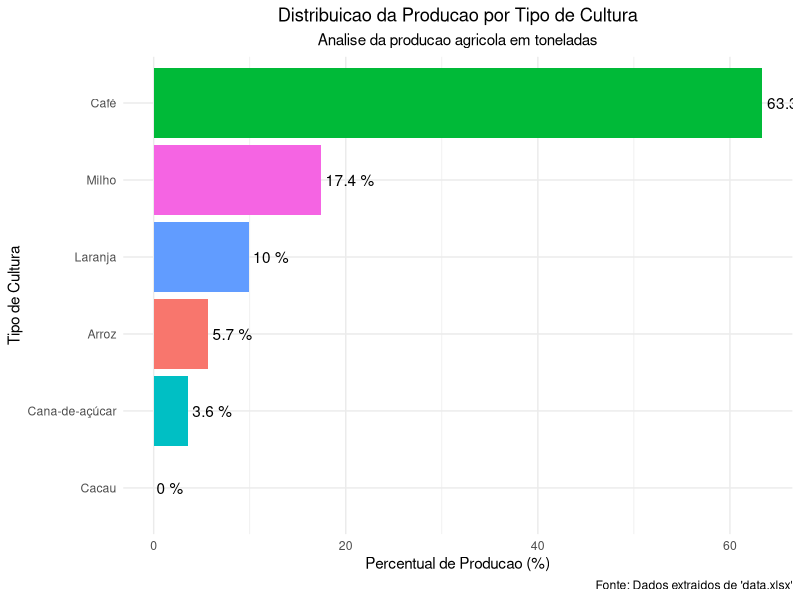

Reproduce this figure in R.
# LuisFillipeEmidio_RM559976_fase2_cap7
# EdersonLuizBadecadosSantos_RM560204_fase2_cap7
# CaioRodriguesCastro_RM559766_fase2_cap7
# FelipeSoaresNascimento_RM560151_fase2_cap7
# LucasFerreiraHillesheim_RM559319_fase2_cap7


if(!require("ggplot2")) install.packages("ggplot2")
if(!require("readxl")) install.packages("readxl")
if(!require("dplyr")) install.packages("dplyr")
options(encoding = "UTF-8")
library(ggplot2)
library(dplyr)
library(readxl)

cat("# Exploratory Data Analysis (EDA)\n")
cat("\n")

## 1. Read data from a CSV file

df <- readxl::read_xlsx("data.xlsx")
production <- df$`Produção (Toneladas)`

cat("Data loaded successfully from the XLSX file: `./data.xlsx`.\n")
cat("Column selected: Produção (Toneladas)\n")
cat("\n")


## 2. Exploratory Data Analysis

# Measures of Central Tendency
mean_yield <- as.numeric(mean(production))
median_yield <- as.numeric(median(production))
mode_yield <- as.numeric(names(sort(table(production), decreasing = TRUE)[1]))

cat("## Measures of Central Tendency\n\n")
cat("Mean:", mean_yield, "\n")
cat("Median:", median_yield, "\n")
cat("Mode:", mode_yield, "\n")
cat("\n")

# Measures of Dispersion
sd_yield <- sd(production)  # Standard deviation
variance_yield <- var(production)  # Variance
range_yield <- range(production)  # Range (minimum and maximum)
amplitude_yield <- diff(range_yield)  # Absolute range

cat("## Measures of Dispersion\n\n")
cat("Standard Deviation:", sd_yield, "\n")
cat("Variance:", variance_yield, "\n")
cat("Range:", amplitude_yield, "\n")
cat("\n")

# Separating Measures
quartiles_yield <- quantile(production, probs = c(0.25, 0.5, 0.75))  # Quartiles
percentiles_yield <- quantile(production, probs = seq(0.1, 1, by = 0.1))  # Deciles or Percentiles

cat("## Separating Measures\n\n")
cat("Quartiles:", quartiles_yield, "\n")
cat("Percentiles (Deciles):", percentiles_yield, "\n")
cat("\n")

## 3. Data Visualization

## Pie chart for the production (in percentage) of each culture type

total_production <- df %>%
  group_by(`Tipo de Cultura`) %>%
  summarise(total_production = sum(`Produção (Toneladas)`))

# Calcular o percentual de produção total para cada tipo de cultura
total_production <- total_production %>%
  mutate(percentage = total_production / sum(total_production) * 100)

# Create a barchart
ggplot(total_production, aes(x = reorder(`Tipo de Cultura`, percentage), y = percentage, fill = `Tipo de Cultura`)) +
  geom_bar(stat = "identity") +
  coord_flip() +
  labs(title = "Distribuicao da Producao por Tipo de Cultura",
       subtitle = "Analise da producao agricola em toneladas",
       caption = "Fonte: Dados extraidos de 'data.xlsx'",
       x = "Tipo de Cultura",
       y = "Percentual de Producao (%)") +
  theme_minimal() +
  theme(legend.position = "none",
        plot.title = element_text(hjust = 0.5),
        plot.subtitle = element_text(hjust = 0.5)) +
  geom_text(aes(label = paste(round(percentage, 1), "%")),
            hjust = -0.1,
            color = "black")


cat("Insights:\n")
cat("- O tipo de cultura com maior produção representa", max(total_production$percentage), "% da producao total.\n")